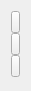
   <widget class="QWidget" name="verticalLayoutWidget_2">
    <property name="geometry">
     <rect>
      <x>610</x>
      <y>20</y>
      <width>31</width>
      <height>91</height>
     </rect>
    </property>
    <layout class="QVBoxLayout" name="verticalLayout_2">
     <property name="spacing">
      <number>0</number>
     </property>
     <property name="sizeConstraint">
      <enum>QLayout::SetNoConstraint</enum>
     </property>
     <item>
      <widget class="QPushButton" name="btn_addon_add_6">
       <property name="toolTip">
        <string>Selecionar do elements.data</string>
       </property>
       <property name="text">
        <string/>
       </property>
       <property name="icon">
        <iconset resource="icons.qrc">
         <normaloff>:/Icons/Database_32x32.png</normaloff>:/Icons/Database_32x32.png</iconset>
       </property>
       <property name="iconSize">
        <size>
         <width>28</width>
         <height>28</height>
        </size>
       </property>
      </widget>
     </item>
     <item>
      <widget class="QPushButton" name="btn_slot_add_2">
       <property name="toolTip">
        <string>Adicionar espaço de slot</string>
       </property>
       <property name="text">
        <string/>
       </property>
       <property name="icon">
        <iconset resource="icons.qrc">
         <normaloff>:/Icons/Add_32x32.png</normaloff>:/Icons/Add_32x32.png</iconset>
       </property>
       <property name="iconSize">
        <size>
         <width>28</width>
         <height>28</height>
        </size>
       </property>
      </widget>
     </item>
     <item>
      <widget class="QPushButton" name="btn_slot_delete_2">
       <property name="toolTip">
        <string>Apagar espaço de slot</string>
       </property>
       <property name="text">
        <string/>
       </property>
       <property name="icon">
        <iconset resource="icons.qrc">
         <normaloff>:/Icons/Cancel_32x32.png</normaloff>:/Icons/Cancel_32x32.png</iconset>
       </property>
       <property name="iconSize">
        <size>
         <width>28</width>
         <height>28</height>
        </size>
       </property>
      </widget>
     </item>
    </layout>
   </widget>
